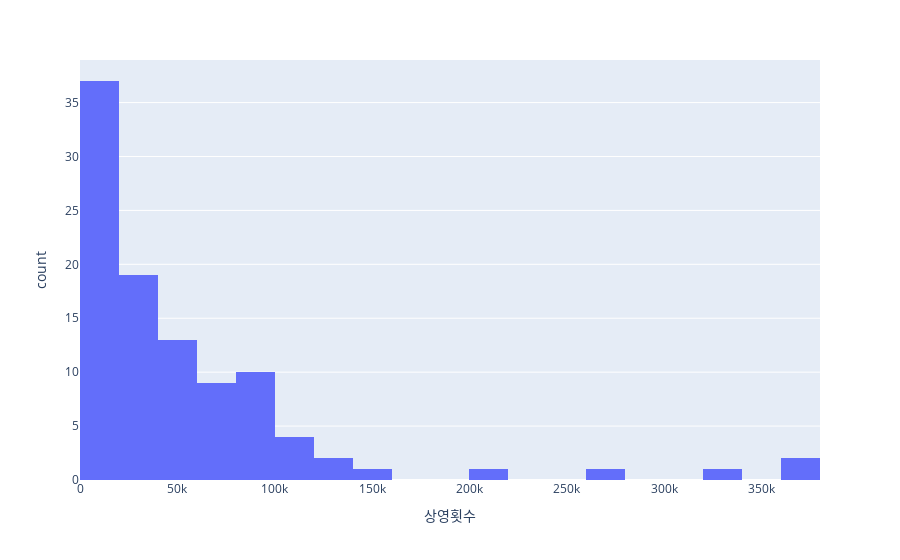

Notebook cell for this chart:
### Code cell
fig = px.histogram( ## plotly.express의 히스토그램 함수
    ## 폴라스 데이터프레임에서 순위 100위 이하를 필터링하고,
    ## X축에 상영횟수 열을 매핑하고 bin의 수를 20개로 설정
    df_boxoffice.filter(pl.col('순위') <= 100), x = '상영횟수', nbins = 20)
fig.show()

### Figure 1 — Plotly figure (JSON) as saved in the notebook; plotly's stock layout.template omitted (floating-point values rounded to 4 significant figures)
{"data": [{"bingroup": "x", "hovertemplate": "상영횟수=%{x}<br>count=%{y}<extra></extra>", "legendgroup": "", "marker": {"color": "#636efa", "pattern": {"shape": ""}}, "name": "", "nbinsx": 20, "orientation": "v", "showlegend": false, "type": "histogram", "x": [364955, 375434, 331341, 279673, 203283, 152290, 126582, 119780, 72494, 121035, 95250, 83368, 107880, 95673, 93583, 86720, 103250, 118951, 96283, 93612, 73283, 97872, 88433, 82246, 57721, 76230, 49180, 74075, 57832, 67720, 63201, 53224, 75829, 62744, 43184, 45171, 47841, 43149, 46729, 33414, 60416, 43938, 34243, 45859, 56874, 22814, 33903, 44745, 37756, 35623, 26054, 25826, 25947, 24601, 27554, 24674, 18649, 33860, 16382, 27004, 25224, 23336, 25825, 26129, 12701, 28701, 17899, 19490, 16506, 17036, 14450, 13286, 8282, 19197, 16507, 11374, 13474, 9518, 7691, 12041, 11348, 13772, 15934, 6075, 15756, 12583, 16262, 9871, 5961, 13647, 7692, 7782, 6150, 7280, 13022, 6724, 8195, 3894, 7535, 6973], "xaxis": "x", "yaxis": "y"}], "layout": {"barmode": "relative", "legend": {"tracegroupgap": 0}, "margin": {"t": 60}, "xaxis": {"anchor": "y", "domain": [0, 1], "title": {"text": "상영횟수"}}, "yaxis": {"anchor": "x", "domain": [0, 1], "title": {"text": "count"}}}}
